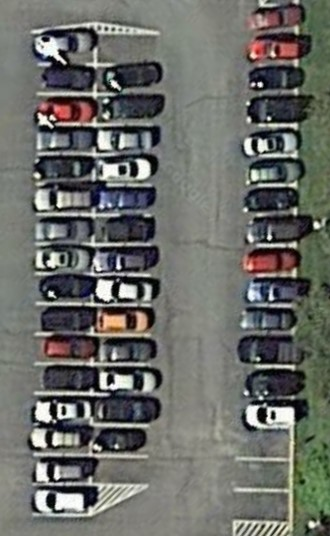
#> input picture detector/ist1.jpg, 330 x 536 px
$ python Parking.py
#> lines starting #> are read from the running program, lines starting #| are printed output that depends on the picture; after the words box and inside, x2 and y2 are one past the last pixel; in counts of white or black regions, pixels touching at a corner belong together
import numpy as np
import cv2
import math

car_cascade = cv2.CascadeClassifier('parking_new.xml')

img = cv2.imread('ist1.jpg')
#> img is the input picture: shape (536, 330, 3); mean B, G, R 103.2, 107.8, 106.3
gray = cv2.cvtColor(img, cv2.COLOR_BGR2GRAY)
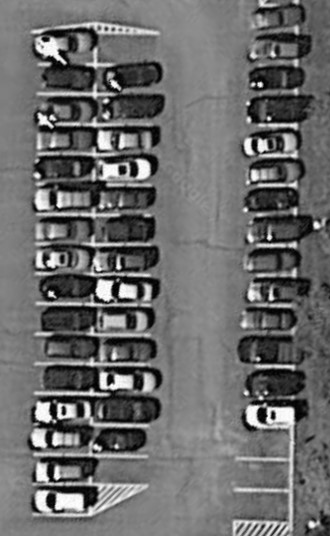
#> gray: shape (536, 330); min 0, max 255, mean 106.8

text_file = open("coords.txt", "w")

spot = ["-77.869411,40.794049$-77.869370,40.794081$-77.869388,40.794101$-77.869433,40.794066", ##lot1
        "-77.869390,40.794033$-77.869348,40.794061$-77.869370,40.794081$-77.869411,40.794049",
        "-77.869369,40.794017$-77.869328,40.794045$-77.869348,40.794061$-77.869390,40.794033",
        "-77.869347,40.794001$-77.869311,40.794030$-77.869328,40.794045$-77.869369,40.794017",
        "-77.869325,40.793984$-77.869285,40.794014$-77.869311,40.794030$-77.869347,40.794001",
        "-77.869304,40.793968$-77.869263,40.793996$-77.869285,40.794014$-77.869325,40.793984",
        "-77.869284,40.793950$-77.869244,40.793980$-77.869263,40.793996$-77.869304,40.793968",
        "-77.869261,40.793935$-77.869220,40.793965$-77.869244,40.793980$-77.869284,40.793950",
        "-77.869240,40.793919$-77.869199,40.793948$-77.869220,40.793965$-77.869261,40.793935",
        "-77.869219,40.793903$-77.869181,40.793930$-77.869199,40.793948$-77.869240,40.793919",
        "-77.869198,40.793885$-77.869158,40.793917$-77.869181,40.793930$-77.869219,40.793903",
        "-77.869177,40.793868$-77.869136,40.793899$-77.869158,40.793917$-77.869198,40.793885",
        "-77.869156,40.793852$-77.869119,40.793882$-77.869136,40.793899$-77.869177,40.793868",
        "-77.869135,40.793837$-77.869093,40.793864$-77.869119,40.793882$-77.869156,40.793852",
        "-77.869114,40.793820$-77.869073,40.793849$-77.869093,40.793864$-77.869135,40.793837", ##lot 15
        "-77.869452,40.794019$-77.869410,40.794050$-77.869436,40.794067$-77.869481,40.794033",
        "-77.869431,40.794004$-77.869390,40.794033$-77.869410,40.794050$-77.869452,40.794019",
        "-77.869409,40.793987$-77.869369,40.794015$-77.869390,40.794033$-77.869431,40.794004",
        "-77.869388,40.793969$-77.869348,40.794001$-77.869369,40.794015$-77.869409,40.793987",
        "-77.869369,40.793953$-77.869326,40.793983$-77.869348,40.794001$-77.869388,40.793969",
        "-77.869345,40.793938$-77.869305,40.793966$-77.869326,40.793983$-77.869369,40.793953",
        "-77.869326,40.793920$-77.869284,40.793951$-77.869305,40.793966$-77.869345,40.793938",
        "-77.869303,40.793905$-77.869261,40.793934$-77.869284,40.793951$-77.869326,40.793920",
        "-77.869282,40.793888$-77.869241,40.793916$-77.869261,40.793934$-77.869303,40.793905",
        "-77.869258,40.793873$-77.869219,40.793901$-77.869241,40.793916$-77.869282,40.793888",
        "-77.869238,40.793855$-77.869199,40.793883$-77.869219,40.793901$-77.869258,40.793873",
        "-77.869216,40.793839$-77.869177,40.793868$-77.869199,40.793883$-77.869238,40.793855",
        "-77.869196,40.793824$-77.869155,40.793852$-77.869177,40.793868$-77.869216,40.793839",
        "-77.869175,40.793806$-77.869134,40.793836$-77.869155,40.793852$-77.869196,40.793824",
        "-77.869155,40.793790$-77.869115,40.793819$-77.869134,40.793836$-77.869175,40.793806",
        "-77.869131,40.793773$-77.869093,40.793803$-77.869115,40.793819$-77.869155,40.793790",##lot 31
        "-77.869321,40.794152$-77.869289,40.794176$-77.869316,40.794193$-77.869345,40.794170",
        "-77.869313,40.794134$-77.869281,40.794161$-77.869300,40.794176$-77.869321,40.794152",
        "-77.869275,40.794120$-77.869243,40.794145$-77.869263,40.794160$-77.869313,40.794134",
        "-77.869254,40.794102$-77.869222,40.794126$-77.869242,40.794144$-77.869275,40.794120",
        "-77.869235,40.794084$-77.869200,40.794110$-77.869219,40.794126$-77.869254,40.794102",
        "-77.869212,40.794069$-77.869178,40.794094$-77.869199,40.794110$-77.869235,40.794084",
        "-77.869190,40.794054$-77.869160,40.794079$-77.869178,40.794094$-77.869212,40.794069",
        "-77.869170,40.794036$-77.869136,40.794061$-77.869157,40.794079$-77.869190,40.794054",
        "-77.869147,40.794020$-77.869115,40.794045$-77.869135,40.794060$-77.869170,40.794036",
        "-77.869129,40.794003$-77.869093,40.794026$-77.869115,40.794045$-77.869147,40.794020",
        "-77.869110,40.793986$-77.869074,40.794013$-77.869093,40.794028$-77.869129,40.794003",
        "-77.869092,40.793967$-77.869049,40.793994$-77.869073,40.794013$-77.869110,40.793986",
        "-77.869065,40.793950$-77.869027,40.793977$-77.869049,40.793994$-77.869092,40.793967",
        "-77.869043,40.793934$-77.869006,40.793962$-77.869026,40.793977$-77.869065,40.793950",
        "-77.869025,40.793914$-77.868985,40.793943$-77.869006,40.793961$-77.869043,40.793934",
        "-77.869002,40.793898$-77.868963,40.793926$-77.868983,40.793943$-77.869025,40.793914",
        "-77.868982,40.793879$-77.868939,40.793910$-77.868962,40.793926$-77.869002,40.793898"]##lot 48

cars = car_cascade.detectMultiScale(gray, 5, 4, 0,(0,0),(70,35))
#> cars = 43 rows, first 6: [247, 4, 61, 30], [37, 27, 61, 30], [251, 33, 61, 30], [97, 63, 61, 30], [34, 63, 61, 30], [240, 64, 61, 30]
for (x,y,w,h) in cars:
    if (abs(x-38)<= 28) | (abs(x-95)<= 28) | (abs(x-240)<=28):
        cv2.rectangle(img,(x,y),(x+w,y+h),(0,0,255),2)
        cv2.circle(img,(x,y), 5, (255,0,0), -1)
        roi_gray = gray[y:y+h, x:x+w]
        roi_color = img[y:y+h, x:x+w]
        if math.sqrt((x-95)**2.0+(y-31)**2.0)<= 28:
            text_file.write(spot[0])
            text_file.write("\n")
        if math.sqrt((x-95)**2.0+(y-65)**2.0)<= 28:
            text_file.write(spot[1])
            text_file.write("\n")
        if math.sqrt((x-95)**2.0+(y-94)**2.0)<= 28:
            text_file.write(spot[2])
            text_file.write("\n")
        if math.sqrt((x-95)**2.0+(y-124)**2.0)<= 28:
            text_file.write(spot[3])
            text_file.write("\n")
        if math.sqrt((x-95)**2.0+(y-154)**2.0)<= 28:
            text_file.write(spot[4])
            text_file.write("\n")
        if math.sqrt((x-95)**2.0+(y-183)**2.0)<= 28:
            text_file.write(spot[5])
            text_file.write("\n")
        if math.sqrt((x-95)**2.0+(y-215)**2.0)<= 28:
            text_file.write(spot[6])
            text_file.write("\n")
        if math.sqrt((x-95)**2.0+(y-243)**2.0)<= 28:
            text_file.write(spot[7])
            text_file.write("\n")
        if math.sqrt((x-95)**2.0+(y-274)**2.0)<= 28:
            text_file.write(spot[8])
            text_file.write("\n")
        if math.sqrt((x-95)**2.0+(y-303)**2.0)<= 28:
            text_file.write(spot[9])
            text_file.write("\n")
        if math.sqrt((x-95)**2.0+(y-334)**2.0)<= 28:
            text_file.write(spot[10])
            text_file.write("\n")
        if math.sqrt((x-95)**2.0+(y-364)**2.0)<= 28:
            text_file.write(spot[11])
            text_file.write("\n")
        if math.sqrt((x-95)**2.0+(y-393)**2.0)<= 28:
            text_file.write(spot[12])
            text_file.write("\n")
        if math.sqrt((x-95)**2.0+(y-423)**2.0)<= 28:
            text_file.write(spot[13])
            text_file.write("\n")
        if math.sqrt((x-95)**2.0+(y-455)**2.0)<= 28:
            text_file.write(spot[14])
            text_file.write("\n")
        if math.sqrt((x-38)**2.0+(y-30)**2.0)<= 28:
            text_file.write(spot[15])
            text_file.write("\n")
        if math.sqrt((x-38)**2.0+(y-63)**2.0)<= 28:
            text_file.write(spot[16])
            text_file.write("\n")
        if math.sqrt((x-38)**2.0+(y-93)**2.0)<= 28:
            text_file.write(spot[17])
            text_file.write("\n")
        if math.sqrt((x-38)**2.0+(y-123)**2.0)<= 28:
            text_file.write(spot[18])
            text_file.write("\n")
        if math.sqrt((x-38)**2.0+(y-153)**2.0)<= 28:
            text_file.write(spot[19])
            text_file.write("\n")
        if math.sqrt((x-38)**2.0+(y-183)**2.0)<= 28:
            text_file.write(spot[20])
            text_file.write("\n")
        if math.sqrt((x-38)**2.0+(y-213)**2.0)<= 28:
            text_file.write(spot[21])
            text_file.write("\n")
        if math.sqrt((x-38)**2.0+(y-243)**2.0)<= 28:
            text_file.write(spot[22])
            text_file.write("\n")
        if math.sqrt((x-38)**2.0+(y-274)**2.0)<= 28:
            text_file.write(spot[23])
            text_file.write("\n")
        if math.sqrt((x-38)**2.0+(y-302)**2.0)<= 28:
            text_file.write(spot[24])
            text_file.write("\n")
        if math.sqrt((x-38)**2.0+(y-333)**2.0)<= 28:
            text_file.write(spot[25])
            text_file.write("\n")
        if math.sqrt((x-38)**2.0+(y-363)**2.0)<= 28:
            text_file.write(spot[26])
            text_file.write("\n")
        if math.sqrt((x-38)**2.0+(y-392)**2.0)<= 28:
            text_file.write(spot[27])
            text_file.write("\n")
        if math.sqrt((x-38)**2.0+(y-423)**2.0)<= 28:
            text_file.write(spot[28])
            text_file.write("\n")
        if math.sqrt((x-38)**2.0+(y-454)**2.0)<= 28:
            text_file.write(spot[29])
            text_file.write("\n")
        if math.sqrt((x-38)**2.0+(y-484)**2.0)<= 28:
            text_file.write(spot[30])##spot 31
            text_file.write("\n")
        if math.sqrt((x-245)**2.0+(y-5)**2.0)<= 28:
            text_file.write(spot[31])
            text_file.write("\n")
        if math.sqrt((x-245)**2.0+(y-32)**2.0)<= 28:
            text_file.write(spot[32])
            text_file.write("\n")
        if math.sqrt((x-245)**2.0+(y-64)**2.0)<= 28:
            text_file.write(spot[33])
            text_file.write("\n")
        if math.sqrt((x-245)**2.0+(y-92)**2.0)<= 28:
            text_file.write(spot[34])
            text_file.write("\n")
        if math.sqrt((x-245)**2.0+(y-124)**2.0)<= 28:
            text_file.write(spot[35])
            text_file.write("\n")
        if math.sqrt((x-245)**2.0+(y-154)**2.0)<= 28:
            text_file.write(spot[36])
            text_file.write("\n")
        if math.sqrt((x-245)**2.0+(y-184)**2.0)<= 28:
            text_file.write(spot[37])
            text_file.write("\n")
        if math.sqrt((x-245)**2.0+(y-214)**2.0)<= 28:
            text_file.write(spot[38])
            text_file.write("\n")
        if math.sqrt((x-245)**2.0+(y-244)**2.0)<= 28:
            text_file.write(spot[39])
            text_file.write("\n")
        if math.sqrt((x-245)**2.0+(y-275)**2.0)<= 28:
            text_file.write(spot[40])
            text_file.write("\n")
        if math.sqrt((x-245)**2.0+(y-304)**2.0)<= 28:
            text_file.write(spot[41])
            text_file.write("\n")
        if math.sqrt((x-245)**2.0+(y-331)**2.0)<= 28:
            text_file.write(spot[42])
            text_file.write("\n")
        if math.sqrt((x-245)**2.0+(y-365)**2.0)<= 28:
            text_file.write(spot[43])
            text_file.write("\n")
        if math.sqrt((x-245)**2.0+(y-399)**2.0)<= 28:
            text_file.write(spot[44])
            text_file.write("\n")
        if math.sqrt((x-245)**2.0+(y-428)**2.0)<= 28:
            text_file.write(spot[45])
            text_file.write("\n")
        if math.sqrt((x-245)**2.0+(y-457)**2.0)<= 28:
            text_file.write(spot[46])
            text_file.write("\n")
        if math.sqrt((x-245)**2.0+(y-489)**2.0)<= 28:
            text_file.write(spot[47])
            text_file.write("\n")
#> this loop made 43 passes
#> (x, y) on passes 1 to 12: (247, 4), (37, 27), (251, 33), (97, 63), (34, 63), (240, 64), (102, 93), (35, 94), (254, 93), (33, 124), (98, 123), (245, 127)
#> pass 1, `roi_gray = gray[y:y+h, x:x+w]`:
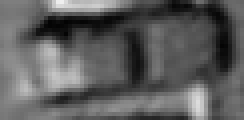
#> roi_gray: shape (30, 61) (shown 4 times larger); min 3, max 239, mean 93.5
#> pass 1, `roi_color = img[y:y+h, x:x+w]`:
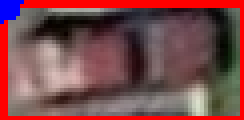
#> roi_color: shape (30, 61, 3) (shown 4 times larger); mean B, G, R 74.8, 72.9, 122.4
#> pass 2, `roi_gray = gray[y:y+h, x:x+w]`:
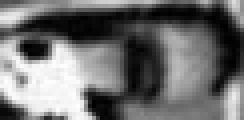
#> roi_gray: shape (30, 61) (shown 4 times larger); min 0, max 254, mean 110.6
#> pass 2, `roi_color = img[y:y+h, x:x+w]`:
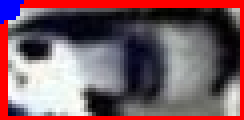
#> roi_color: shape (30, 61, 3) (shown 4 times larger); mean B, G, R 98.1, 90.8, 123.6
#> after the loop:
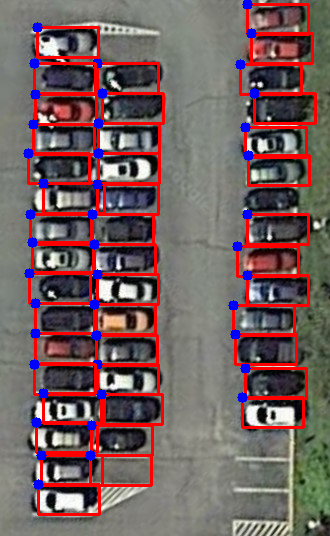
#> img: shape (536, 330, 3); 11.08% of pixels changed, all inside (x1, y1, x2, y2) = (23, 0, 317, 516)

text_file.close()
##cv2.imshow('img',img)
cv2.waitKey(0)
cv2.destroyAllWindows()
